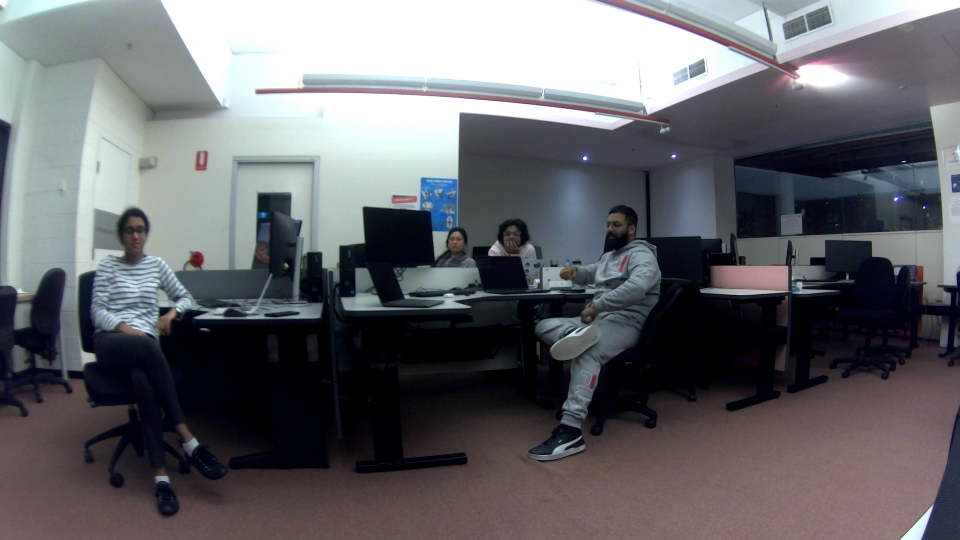
#> input picture comp6733-project-be-main/camera/images/sat_testing.jpg, 1920 x 1080 px, given in place of the camera (shown at 1/2 size)
$ python usb_cam_realtime_facial_recognition.py
#> lines starting #> are read from the running program, lines starting #| are printed output that depends on the picture; after the words box and inside, x2 and y2 are one past the last pixel; in counts of white or black regions, pixels touching at a corner belong together
#> further down, video_frame is the input picture: shape (1080, 1920, 3); mean B, G, R 106.6, 102, 102.2
import cv2

"""
    This code should be run from the base of the repository (../comp6733-project-be)
    This code integrates the USB Camera with the facial recognition code.\
    This code detects faces in real-time.
"""

# Load the pre-trained cascade classifier for face detection
face_classifier = cv2.CascadeClassifier("camera/haarcascade_frontalface_default.xml")

# Initialise the camera
video_capture = cv2.VideoCapture(2)

# Function to draw rectangles around the detected faces
def detect_bounding_box(vid):
    # Convert the image to grayscale
    gray_image = cv2.cvtColor(vid, cv2.COLOR_BGR2GRAY)
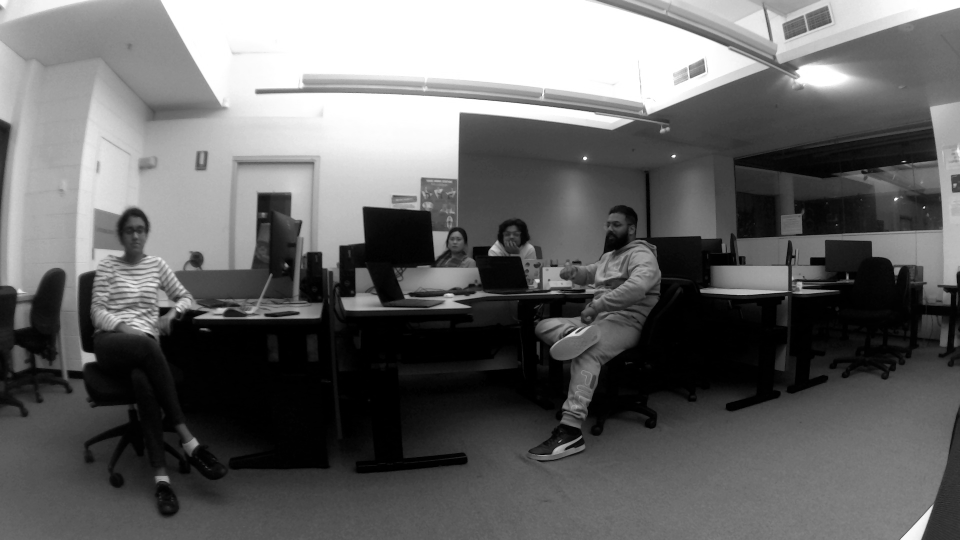
#> gray_image: shape (1080, 1920) (shown at 1/2 size); min 0, max 255, mean 102.5

    # Perform face detection
    faces = face_classifier.detectMultiScale(gray_image, 1.1, 5, minSize=(40, 40))
#> faces = [[1196, 427, 57, 57], [238, 438, 63, 63], [999, 449, 51, 51], [891, 462, 44, 44], [1254, 506, 64, 64]]

    # Draw rectangles around the detected faces
    for (x, y, w, h) in faces:
        cv2.rectangle(vid, (x, y), (x + w, y + h), (0, 255, 0), 4)
#> this loop made 5 passes
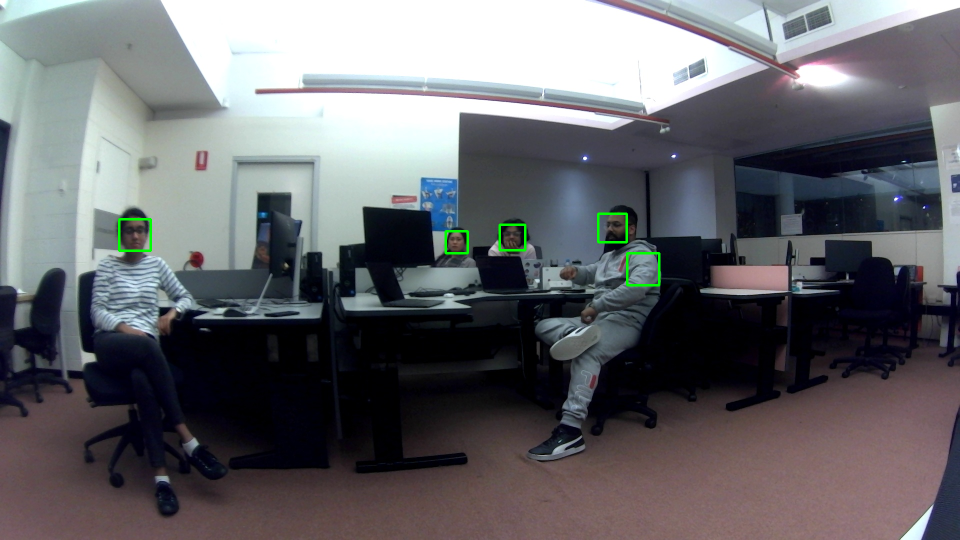
#> vid: shape (1080, 1920, 3) (shown at 1/2 size); 0.27% of pixels changed, all inside (x1, y1, x2, y2) = (236, 425, 1321, 573)

    return faces


while True:
    # Capture a frame from the camera
    result, video_frame = video_capture.read()
    if result is False:
        break

    # Apply the function created to the video frame
    faces = detect_bounding_box(video_frame)

    # Create window with freedom of dimensions
    cv2.namedWindow("My Face Detection Project", cv2.WINDOW_NORMAL)    # Create window with freedom of dimensions

    # Resize
    imS = cv2.resize(video_frame, (1920, 1080))

    # Display the processed frame
    cv2.imshow("My Face Detection Project", imS)

    if cv2.waitKey(1) & 0xFF == ord("q"):
#> (key q is pressed here)
        break

video_capture.release()
cv2.destroyAllWindows()
